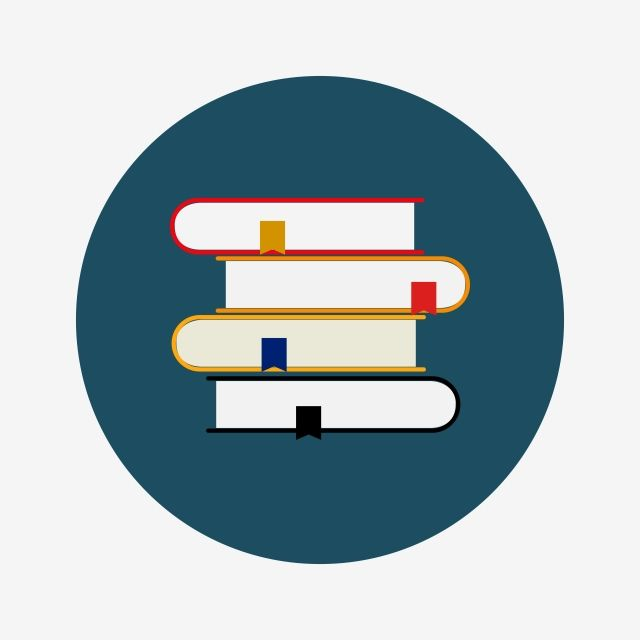
#> input picture input_images/BOOK-KEEPING.jpeg, 640 x 640 px; its folder holds 4 pictures in this run
$ python convert_and_resize.py
#> lines starting #> are read from the running program, lines starting #| are printed output that depends on the picture
from PIL import Image
import os

def convert_and_resize_image(input_path, output_path):
#> called with input_path = 'input_images/BOOK-KEEPING.jpeg', output_path = 'output_images/BOOK-KEEPING.png'
    try:
        # Open the image
        with Image.open(input_path) as img:
            # Convert image to RGB mode if it's not already
#> img is the input picture: PIL image 640x640 RGB; mean R, G, B 171.6, 184.6, 189
            if img.mode != 'RGB':
                img = img.convert('RGB')

            # Resize image to 256x256 maintaining aspect ratio
            img.thumbnail((256, 256))
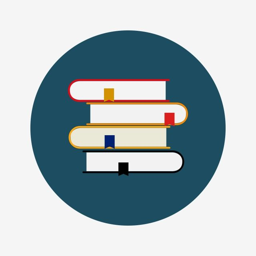
#> img: PIL image 256x256 RGB; mean R, G, B 171.6, 184.6, 189

            # Create a new white background image
            new_img = Image.new('RGB', (256, 256), (255, 255, 255))
#> new_img: PIL image 256x256 RGB; every value is 255

            # Calculate position to paste the resized image
            x = (256 - img.size[0]) // 2
#> x = 0
            y = (256 - img.size[1]) // 2
#> y = 0

            # Paste the resized image onto the white background
            new_img.paste(img, (x, y))

            # Save as PNG
            new_img.save(output_path, 'PNG')
            print(f"Successfully converted and resized: {output_path}")

    except Exception as e:
        print(f"Error processing {input_path}: {str(e)}")

def process_directory(input_dir, output_dir):
    # Create input and output directories if they don't exist
    if not os.path.exists(input_dir):
        os.makedirs(input_dir)
        print(f"Created input directory: {input_dir}")
    if not os.path.exists(output_dir):
        os.makedirs(output_dir)
        print(f"Created output directory: {output_dir}")

    # Supported image formats
    supported_formats = ['.jpg', '.jpeg', '.bmp', '.gif', '.tiff', '.webp']

    # Process each file in the input directory
    for filename in os.listdir(input_dir):
        file_ext = os.path.splitext(filename)[1].lower()
        if file_ext in supported_formats:
            input_path = os.path.join(input_dir, filename)
            output_filename = os.path.splitext(filename)[0] + '.png'
            output_path = os.path.join(output_dir, output_filename)
            convert_and_resize_image(input_path, output_path)
#> pass 2 of the loop in process_directory, `for filename in os.listdir(input_dir):`:
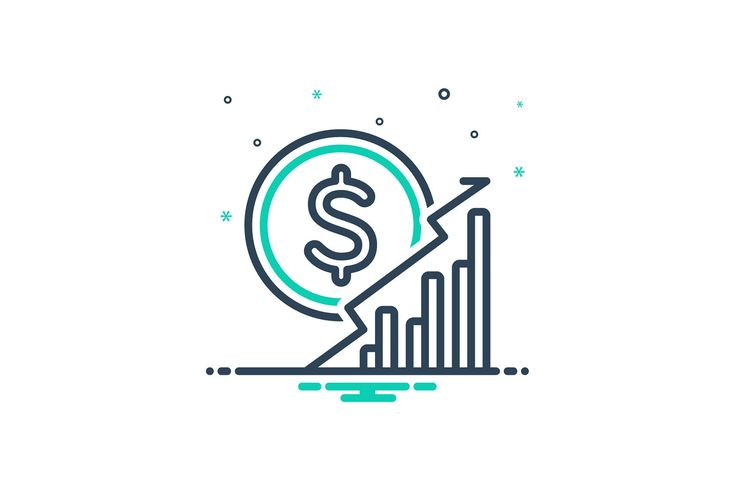
#> input picture input_images/COMMERCE.jpeg, 735 x 490 px
#> in convert_and_resize_image, img is the input picture: PIL image 735x490 RGB; mean R, G, B 240.8, 244.4, 244.9
#> in convert_and_resize_image (call 2), `img.thumbnail((256, 256))`:
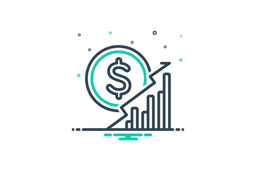
#> img: PIL image 256x171 RGB; mean R, G, B 240.7, 244.3, 244.8
#> in convert_and_resize_image (call 2), `new_img.paste(img, (x, y))`:
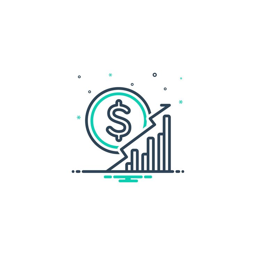
#> new_img: PIL image 256x256 RGB; mean R, G, B 245.4, 247.8, 248.2
#> pass 3 of the loop in process_directory, `for filename in os.listdir(input_dir):`:
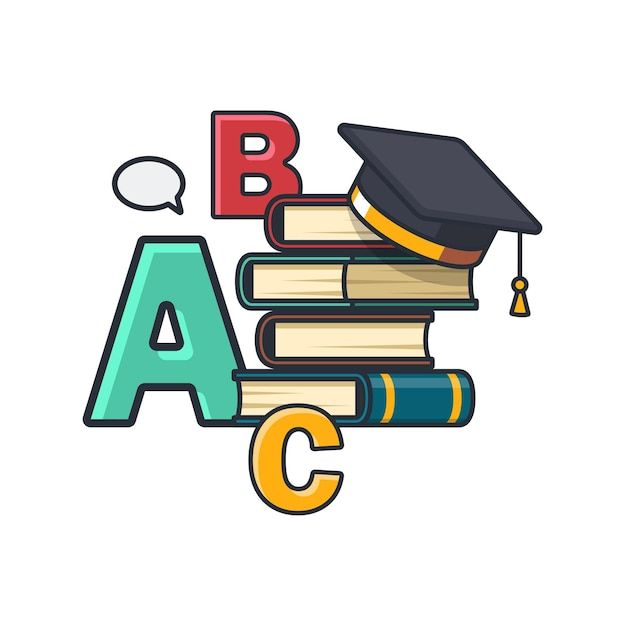
#> input picture input_images/FASIHI.jpeg, 625 x 626 px
#> in convert_and_resize_image, img is the input picture: PIL image 625x626 RGB; mean R, G, B 219.8, 221.4, 216.9
#> in convert_and_resize_image (call 3), `img.thumbnail((256, 256))`:
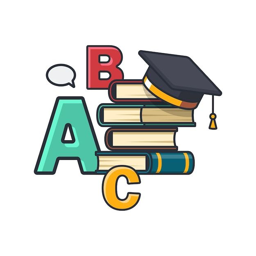
#> img: PIL image 256x256 RGB; mean R, G, B 219.8, 221.3, 216.8
#> the loop made 4 passes; the first 3 are shown

if __name__ == "__main__":
    # Example usage
    input_directory = "input_images"
    output_directory = "output_images"

    process_directory(input_directory, output_directory)
